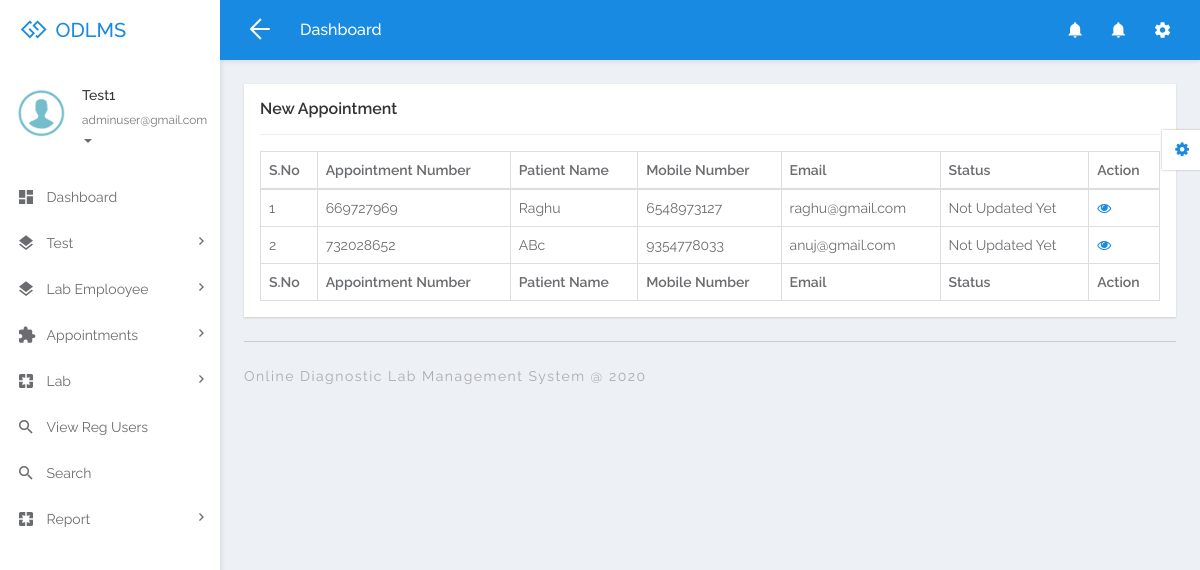
/odlms/admin/new-appointment.php (signed in), run on the app's committed database.
### tables this page shows
CREATE TABLE `tblappointment` (
  `ID` int(10) NOT NULL,
  `UserID` int(10) NOT NULL,
  `AppointmentNumber` varchar(50) DEFAULT NULL,
  `PatientName` varchar(120) DEFAULT NULL,
  `Gender` varchar(50) DEFAULT NULL,
  `DOB` varchar(200) DEFAULT NULL,
  `MobileNumber` bigint(10) DEFAULT NULL,
  `Email` varchar(200) DEFAULT NULL,
  `AppointmentDate` varchar(200) DEFAULT NULL,
  `AppointmentTime` varchar(80) DEFAULT NULL,
  `Prescription` varchar(200) DEFAULT NULL,
  `PostDate` timestamp NULL DEFAULT current_timestamp(),
  `Status` varchar(50) DEFAULT NULL,
  `AssignTo` varchar(200) DEFAULT NULL,
  `Remark` varchar(100) DEFAULT NULL,
  `UpdationDate` timestamp NOT NULL DEFAULT current_timestamp(),
  `Report` varchar(200) DEFAULT NULL,
  `ReportUploadedDate` timestamp NULL DEFAULT NULL ON UPDATE current_timestamp()
);

### odlms/admin/new-appointment.php (the view, shortened to what this page needs)
<?php
if (strlen($_SESSION['odlmsaid']==0)) {
  header('location:logout.php');
  } else{
  ?>
<!DOCTYPE html>
<html lang="en">
<head>
	<link rel="stylesheet" href="libs/bower/font-awesome/css/font-awesome.min.css">
	<link rel="stylesheet" href="libs/bower/material-design-iconic-font/dist/css/material-design-iconic-font.css">
	<link rel="stylesheet" href="libs/bower/animate.css/animate.min.css">
	<link rel="stylesheet" href="libs/bower/fullcalendar/dist/fullcalendar.min.css">
	<link rel="stylesheet" href="libs/bower/perfect-scrollbar/css/perfect-scrollbar.css">
	<link rel="stylesheet" href="assets/css/bootstrap.css">
	<link rel="stylesheet" href="assets/css/core.css">
	<link rel="stylesheet" href="assets/css/app.css">
</head>
<body class="menubar-left menubar-unfold menubar-light theme-primary">
<?php include_once('includes/header.php');?>
<?php include_once('includes/sidebar.php');?>
<main id="app-main" class="app-main">
  <div class="wrap">
	<section class="app-content">
		<div class="row">
			<div class="col-md-12">
				<div class="widget">
					<header class="widget-header">
						<h4 class="widget-title">New Appointment</h4>
					</header>
					<hr class="widget-separator">
					<div class="widget-body">
						<div class="table-responsive">
							<table class="table table-bordered table-hover js-basic-example dataTable table-custom">
								<thead>
									<tr>
										<th>S.No</th>
										<th>Appointment Number</th>
										<th>Patient Name</th>
										<th>Mobile Number</th>
										<th>Email</th>
									<th>Status</th>
										<th>Action</th>
									</tr>
								</thead>
								<tbody>
                  <?php
$sql="SELECT * from  tblappointment where Status is null";
$query = $dbh -> prepare($sql);
$query->execute();
$results=$query->fetchAll(PDO::FETCH_OBJ);
$cnt=1;
if($query->rowCount() > 0)
{
foreach($results as $row)
{               ?>
									<tr>
										<td><?php echo htmlentities($cnt);?></td>
										<td><?php  echo htmlentities($row->AppointmentNumber);?></td>
										<td><?php  echo htmlentities($row->PatientName);?></td>
										<td><?php  echo htmlentities($row->MobileNumber);?></td>
										<td><?php  echo htmlentities($row->Email);?></td>
                                             <?php if($row->Status==""){ ?>
                     <td><?php echo "Not Updated Yet"; ?></td>
<?php } else { ?>                  <td><?php  echo htmlentities($row->Status);?>
                  </td>
                  <?php } ?>
										<td><a href="view-appointment-detail.php?editid=<?php echo htmlentities ($row->ID);?>&&aptid=<?php echo htmlentities ($row->AppointmentNumber);?>"><i class="fa fa-eye" aria-hidden="true"></i></a></td>
									</tr>
								 <?php $cnt=$cnt+1;}} ?>
								</tbody>
                  <tfoot>
                  <tr>
                  <th>S.No</th>
										<th>Appointment Number</th>
										<th>Patient Name</th>
										<th>Mobile Number</th>
										<th>Email</th>
										<th>Status</th>
										<th>Action</th>
                  </tr>
                </tfoot>
							</table>
						</div>
					</div>
				</div>
			</div>
		</div>
	</section>
</div>
  <?php include_once('includes/footer.php');?>
</main>
<?php include_once('includes/customizer.php');?>
</body>
</html>
<?php }  ?>

### odlms/admin/includes/sidebar.php (shortened to what this page needs)
<aside id="menubar" class="menubar light">
  <div class="app-user">
    <div class="media">
      <div class="media-left">
        <div class="avatar avatar-md avatar-circle">
          <a href="javascript:void(0)"><img class="img-responsive" src="assets/images/images.png" alt="avatar"/></a>
        </div>
      </div>
      <div class="media-body">
        <div class="foldable">
          <?php
$aid=$_SESSION['odlmsaid'];
$sql="SELECT AdminName,Email from  tbladmin where ID=:aid";
$query = $dbh -> prepare($sql);
$query->bindParam(':aid',$aid,PDO::PARAM_STR);
$query->execute();
$results=$query->fetchAll(PDO::FETCH_OBJ);
$cnt=1;
if($query->rowCount() > 0)
{
foreach($results as $row)
{               ?>
          <h5><a href="javascript:void(0)" class="username"><?php  echo $row->AdminName;?></a></h5><?php $cnt=$cnt+1;}} ?>
          <ul>
            <li class="dropdown">
              <a href="javascript:void(0)" class="dropdown-toggle usertitle" data-toggle="dropdown" aria-haspopup="true" aria-expanded="false">
                <small><?php  echo $row->Email;?></small>
                <span class="caret"></span>
              </a>
            </li>
          </ul>
        </div>
      </div>
    </div>
  </div>
  <div class="menubar-scroll">
    <div class="menubar-scroll-inner">
      <ul class="app-menu">
        <li class="has-submenu">
          <a href="dashboard.php">
            <i class="menu-icon zmdi zmdi-view-dashboard zmdi-hc-lg"></i>
            <span class="menu-text">Dashboard</span>
          </a>
        </li>
        <li class="has-submenu">
          <a href="javascript:void(0)" class="submenu-toggle">
            <i class="menu-icon zmdi zmdi-layers zmdi-hc-lg"></i>
            <span class="menu-text">Test</span>
            <i class="menu-caret zmdi zmdi-hc-sm zmdi-chevron-right"></i>
          </a>
        </li>
        <li class="has-submenu">
          <a href="javascript:void(0)" class="submenu-toggle">
            <i class="menu-icon zmdi zmdi-layers zmdi-hc-lg"></i>
            <span class="menu-text">Lab Emplooyee</span>
            <i class="menu-caret zmdi zmdi-hc-sm zmdi-chevron-right"></i>
          </a>
        </li>
        <li class="has-submenu">
          <a href="javascript:void(0)" class="submenu-toggle">
            <i class="menu-icon zmdi zmdi-puzzle-piece zmdi-hc-lg"></i>
            <span class="menu-text">Appointments</span>
            <i class="menu-caret zmdi zmdi-hc-sm zmdi-chevron-right"></i>
          </a>
        </li>
        <li class="has-submenu">
          <a href="javascript:void(0)" class="submenu-toggle">
            <i class="menu-icon zmdi zmdi-pages zmdi-hc-lg"></i>
            <span class="menu-text">Lab</span>
            <i class="menu-caret zmdi zmdi-hc-sm zmdi-chevron-right"></i>
          </a>
        </li>
<li>
          <a href="view-regusers.php">
            <i class="menu-icon zmdi zmdi-search zmdi-hc-lg"></i>
            <span class="menu-text">View Reg Users</span>
          </a>
        </li>
        <li>
          <a href="search.php">
            <i class="menu-icon zmdi zmdi-search zmdi-hc-lg"></i>
            <span class="menu-text">Search</span>
          </a>
        </li>
<li class="has-submenu">
          <a href="javascript:void(0)" class="submenu-toggle">
            <i class="menu-icon zmdi zmdi-pages zmdi-hc-lg"></i>
            <span class="menu-text">Report</span>
            <i class="menu-caret zmdi zmdi-hc-sm zmdi-chevron-right"></i>
          </a>
        </li>
      </ul>
    </div>
  </div>
</aside>

### data on the page
tblappointment: AppointmentNumber "669727969", PatientName "Raghu", MobileNumber "6548973127", Email "raghu@gmail.com", shows "Not Updated Yet"
tblappointment: AppointmentNumber "732028652", PatientName "ABc", MobileNumber "9354778033", Email "anuj@gmail.com", shows "Not Updated Yet"

### other printed values
$row->AdminName "Test1"
$row->Email "adminuser@gmail.com"
